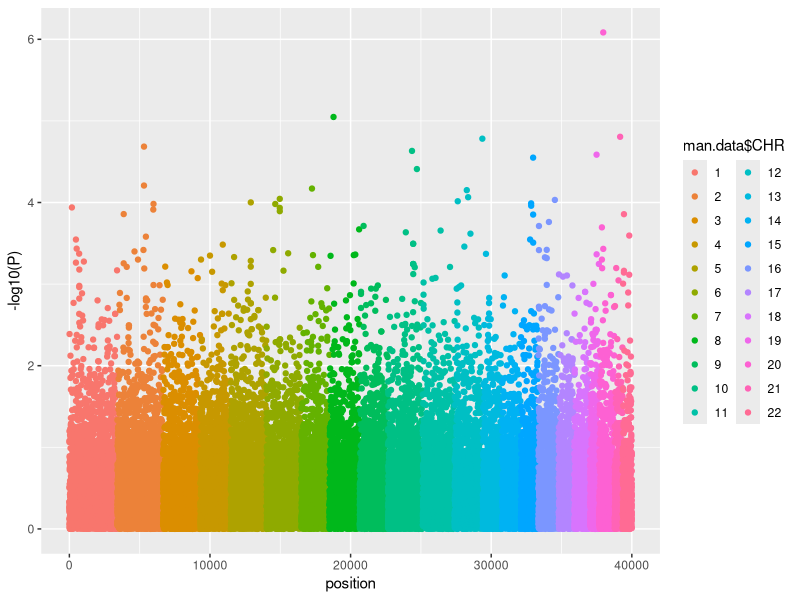

Reproduce this figure in R. (Note: this script raises an error after producing the figure.)
library("readr")
library("ggplot2")
library("dplyr")
library("magrittr")

##################
# Data Processing
##################

# Read in Data
man.data <- read_csv(file="Example_ManhattanPlot_Data.csv") %>% tbl_df()

man.data %<>% 
  na.omit() %>% 
  sample_n(40000) %>% 
  mutate(CHR=as.factor(CHR))


# Sort by CHR,BP
man.data %<>% arrange(CHR, BP)
  
# Add in index position for plot
man.data %<>% mutate(position=1:length(SNP))

##################
# Manhattan Plot
##################

m.plot<-ggplot(man.data, aes(x=position, y=-log10(P))) + geom_point(aes(color=man.data$CHR))
m.plot

# Add horizontal line
m.plot <- m.plot + geom_hline(y=-log10(1e-5),color="green")
m.plot

# Remove legend
m.plot <- m.plot + theme(legend.position="none")
m.plot

## Change colors of datapoints
cols<-rep(c("black","blue"),11)
m.plot <- m.plot + scale_colour_manual(values=cols)
m.plot

# Make x-axis labels by chromosome
# Need tick position and label name
axis_labels <- man.data %.% group_by(CHR) %.% summarize(mean(position))
names(axis_labels) <- c("CHR","position")

m.plot<-m.plot + scale_x_continuous(breaks = axis_labels$position, labels = axis_labels$CHR)
m.plot


# Prettify label positions
axis_labels$CHR<-as.numeric(axis_labels$CHR)
axis_labels$label<-as.character(axis_labels$CHR)
axis_labels[axis_labels$CHR%%2==0,]$label <- paste("\n",axis_labels[axis_labels$CHR%%2==0,]$CHR,sep="")
m.plot<-m.plot + scale_x_continuous(breaks = axis_labels$position, labels = axis_labels$label)
m.plot


# Prettify Axis labels
m.plot <- m.plot + xlab("Chromosome") + ylab(expression(-log[10](p)))
m.plot



## Annotation
# Select out points we want
annotate<-man.data[man.data$P<1e-5,]
m.plot <- m.plot + geom_point(data=annotate,colour="darkgreen")
m.plot

m.plot + geom_text(data=annotate,aes(label=SNP))

m.plot <- 
  m.plot + geom_text(data=annotate,colour="darkgreen",aes(label=SNP,vjust=-.2,hjust=1.1))
m.plot
